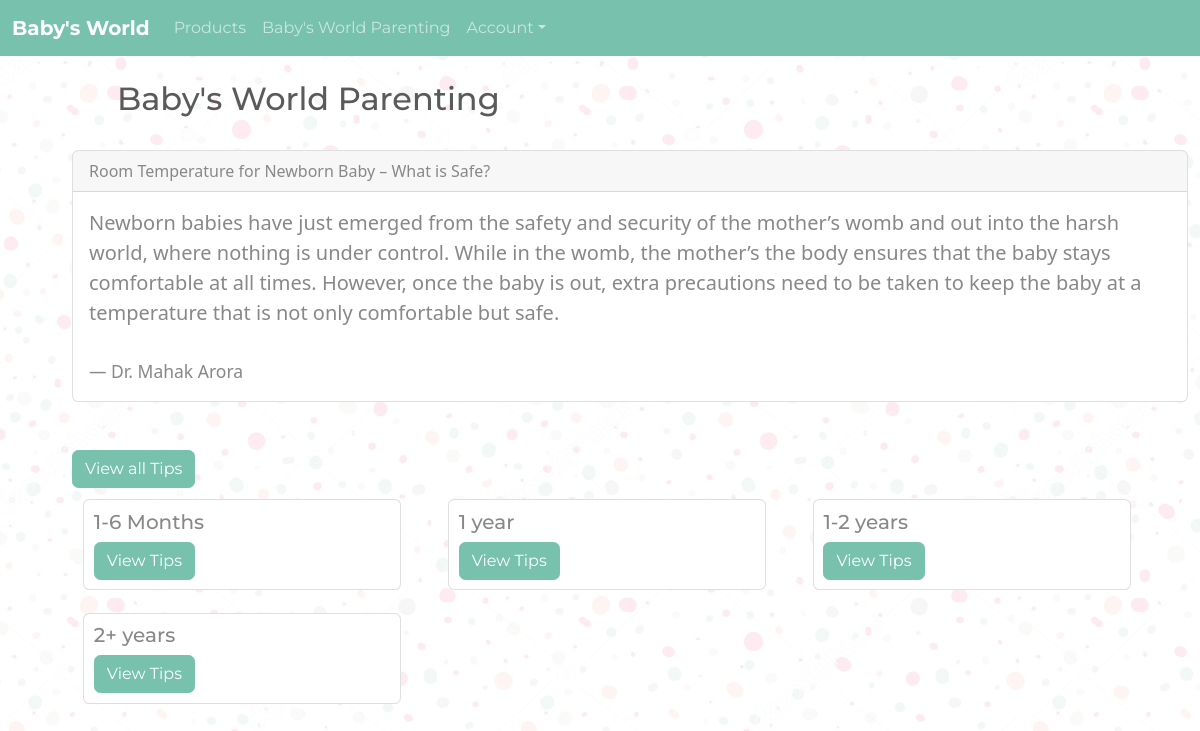
Screenshot of /blog/ with the database file from the repository.
### products/models.py (models this page shows, shortened)
class tips(models.Model):
    publish_status = (
        ('U', 'Unpublish'),
        ('P', 'Publish'),
    )
    author = models.CharField(max_length=50)
    description = models.CharField(max_length=1000)
    title = models.CharField(max_length=200)
    status = models.CharField(max_length=20, choices = publish_status,null = True, default='Unpublish')

### products/views.py (the view)
# urls.py: path('blog/',blog,name="blog"),
def blog(request):
    all_tips = tips.objects.all()
    tip_l = tips.objects.filter(status = 'P').last()
    tips_p = parenting_tip.objects.all().last()
    ages = tips_p.get_ages()
    age = ages[0][1]
    context ={'all_tips':all_tips,'tips_p':tips_p,'tip_l':tip_l,'ages':ages,'age':age}
    return render(request,"products/tips.html",context)

### products/models.py (called while the page is built)
    def get_ages(self):
        return self.age_category

### templates/products/tips.html
{% extends 'base2.html' %}
{% load static %}
{% block content %}
<br>
<h2  style="margin-left: 5%">Baby's World Parenting</h2>
<br>
<div class="container">
    <div class="card">
        <div class="card-header">
          {{tip_l.title}}
        </div>
        <div class="card-body">
          <blockquote class="blockquote mb-0">
            <p>{{tip_l.description}}</p>
            <br>
            <footer class="blockquote-footer">Dr. {{tip_l.author}}</footer>
          </blockquote>
        </div>
      </div>
      <br>
      <br>
      <a class="btn btn-primary" href="{% url 'publishedtips'%}">View all Tips</a>
      <br>
  <div class="row">
    {% for age in ages %}
    <div class="column">
      <div class="card">
        <div style="margin:3%">
        <h5>{{age.1}}</h5>
        <a class="btn btn-primary" href="{% url 'parenting' age.0 %}">View Tips</a>
      </div>
      </div>
    </div>
    {% endfor %}
  </div>
</div>
{% endblock %}

### templates/base2.html (style rules this page uses)
.column { width: 30%; margin: 1%; }
body { background-image: linear-gradient( rgba(256, 256, 256, 0.8), rgba(256, 256, 256,0.8)), url("/static/img/bg3.jpg"); }

### rows the page displays
tips: title "Room Temperature for Newborn Baby – What is Safe?", description "Newborn babies have just emerged from the safety and security of the mother’s womb and out into the harsh world, where nothing is under control. While in the womb, the mother’s the body ensures that the baby stays comfortable at all times. However, once the baby is out, extra precautions need to be taken to keep the baby at a temperature that is not only comfortable but safe.", author "Mahak Arora"

### other values shown
{{ age.1 }} "1-6 Months" "1 year" "1-2 years" "2+ years"
